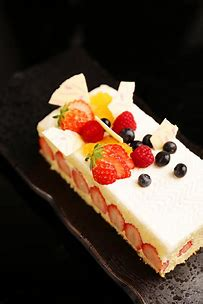
#> input picture robot-and-vision/resource/chapter4/1.jpg, 203 x 304 px
$ python demo12.py
#> lines starting #> are read from the running program, lines starting #| are printed output that depends on the picture
import cv2 as cv
import numpy as np

img = cv.imread("../../resource/chapter4/1.jpg")
#> img is the input picture: shape (304, 203, 3); mean B, G, R 50.8, 64, 81.3
print(np.shape(img))
#| (304, 203, 3)
part = img[100:250, 50:150]
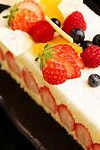
#> part: shape (150, 100, 3); mean B, G, R 77.2, 111, 165.1
cv.imshow("origin", img)
cv.imshow("part", part)
cv.waitKey(0)
cv.destroyAllWindows()

$ run again, with robot-and-vision/resource/chapter4/2.jpg copied over robot-and-vision/resource/chapter4/1.jpg
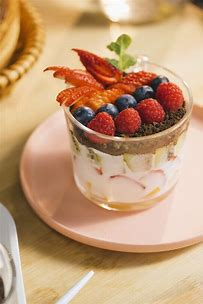
#> input picture robot-and-vision/resource/chapter4/2.jpg, 203 x 304 px
#> img is the input picture: shape (304, 203, 3); mean B, G, R 121, 156.6, 194.7
#| (304, 203, 3)
#> `part = img[100:250, 50:150]`:
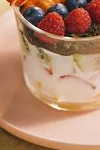
#> part: shape (150, 100, 3); mean B, G, R 107.5, 133.5, 178.1
